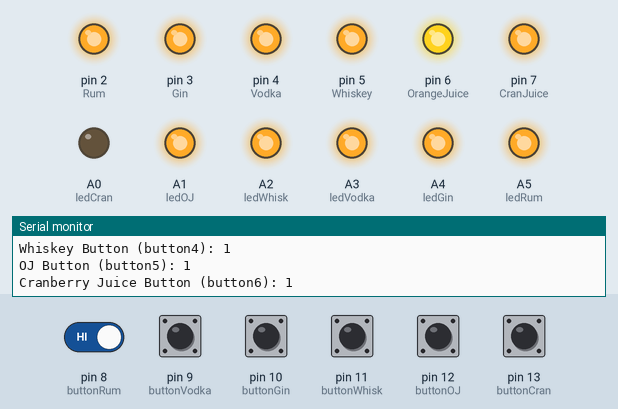
Simulated run of this sketch. Board: Arduino Uno, built with avr-gcc and run on an emulated ATmega328P. Shown: output pins drawn as LEDs (lit = HIGH), the last lines printed to the serial monitor. Dashed ring = blinking. The inputs (shaded band) are chosen by the test bench; at power-on: pin 8 (buttonRum), pin 9 (buttonVodka), pin 10 (buttonGin), pin 11 (buttonWhisk), pin 12 (buttonOJ), pin 13 (buttonCran) HIGH.

Above: at 17.25 s.
17.3 s: pin 8 (buttonRum) driven LOW
At 18.2 s:
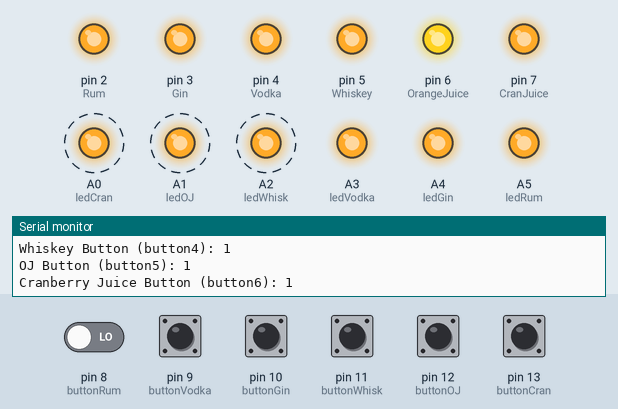
At 22.7 s:
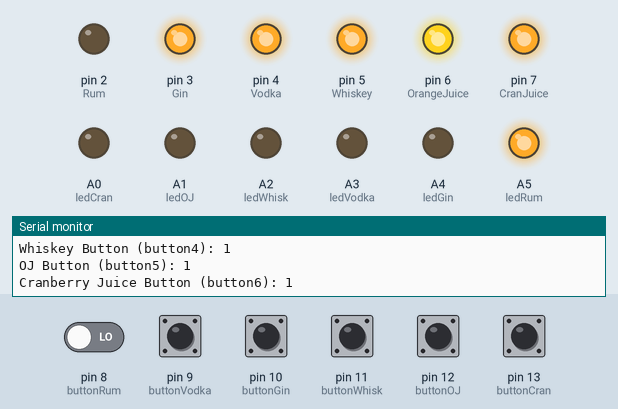
Timing chart, 0 to 54.9 s (numbered marks = the images above; inputs shaded):
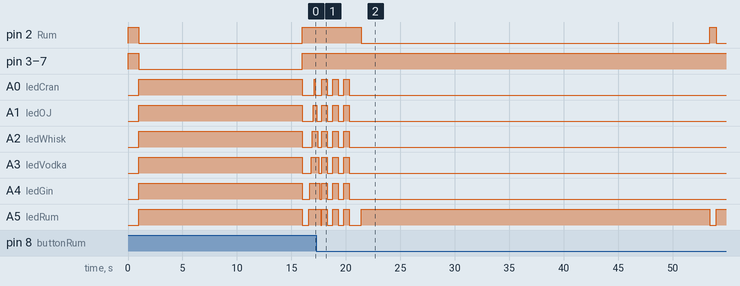

The sketch:

DrinkBot_Original_Code.ino
```cpp
/*This program is DrinkRobotMaiTie and makes the spectacular

* drink Margot's Mai Tai

* and was written by

*Ted Kinsman Rochester Institute of Technology

*March 2017 emkpph@rit.edu
*
*
*This code was editted by Tori Yuzik
*to create a variety of 7 different highballs
*modified 05 November 2017
*last modified 18 December 2017

*12 v DC motors pump 1 oz of liquor in 32 sec.

*/
// Pin Numbers for Pumps
const int Rum = 2; //(pump1)12VDC motor to pump rum on pin 2
const int Gin = 3; //(pump2)to pump gin connected to pin 3
const int Vodka = 4; //(pump3)to pump vodka connected to pin 4
const int Whiskey = 5; //(pump4)to pump Coke Zero connected to pin 5
const int OrangeJuice = 6; //(pump5)to pump Tonic Water connected to pin 6
const int CranJuice = 7; //(pump6) to pump Orange Juice connected to pin 7

// Pin Numbers for LEDs
const int ledRum = A5;
const int ledGin = A4;
const int ledVodka = A3;
const int ledWhisk = A2;
const int ledOJ = A1;
const int ledCran = A0;

//Pin Numbers for Buttons
const int buttonROJ = 9; // pin 9 is button for Rum and Orange Juice
const int buttonRum = 8; // pin 8 is button for Rum
const int buttonVodka = 9; // pin 9 is button for Vodka
const int buttonGin = 10; // pin 10 is button for Gin
const int buttonWhisk = 11; // pin 11 is button for Whiskey

const int buttonOJ = 12; // pin 12 is button for Orange Juice
const int buttonCran = 13; // pin 13 is button for Cranberry Juice

//Declare button states as variables
int buttonStateRum = 0;
int buttonStateVodka = 0;
int buttonStateGin = 0;
int buttonStateWhisk = 0;

int buttonStateOJ = 0;
int buttonStateCran = 0;

//Declare Functions to Mix Drinks
void makeRum();
void makeVodka();
void makeGin();
void makeWhisk();
void makeCran();
void makeOJ();
//Declare Function to Reset Buttons to High
void resetButtonsHigh();

void setup(){
Serial.begin(9600);

//initialize pump pins as outputs
pinMode(Rum, OUTPUT);
pinMode(Gin, OUTPUT);
pinMode(Vodka, OUTPUT);
pinMode(Whiskey, OUTPUT);
pinMode(CranJuice, OUTPUT);
pinMode(OrangeJuice, OUTPUT);

//Initialize LED pins as outputs
pinMode(ledRum, OUTPUT);
pinMode(ledGin, OUTPUT);
pinMode(ledVodka, OUTPUT);
pinMode(ledWhisk, OUTPUT);
pinMode(ledOJ, OUTPUT);
pinMode(ledCran, OUTPUT);


//initialize button pins as inputs
pinMode(buttonRum, INPUT);
pinMode(buttonVodka, INPUT);
pinMode(buttonGin, INPUT);
pinMode(buttonWhisk, INPUT);
pinMode(buttonOJ, INPUT);
pinMode(buttonCran, INPUT);

//set buttons to pull downs
digitalWrite(buttonRum, HIGH);
digitalWrite(buttonVodka, HIGH);
digitalWrite(buttonGin, HIGH);
digitalWrite(buttonWhisk, HIGH);
digitalWrite(buttonOJ, HIGH);
digitalWrite(buttonCran, HIGH);

//Turn LEDs Off
analogWrite (ledRum, 0);
analogWrite (ledGin, 0);
analogWrite (ledVodka, 0);
analogWrite (ledWhisk, 0);
analogWrite (ledOJ, 0);
analogWrite (ledCran, 0);

//Turn pumps off
digitalWrite (Rum, HIGH); //pump 1 off
digitalWrite (Gin, HIGH); //pump 2 off
digitalWrite (Vodka, HIGH); //pump 3 off
digitalWrite (Whiskey, HIGH); //pump 4 off
digitalWrite (OrangeJuice, HIGH);//pump 5 off
digitalWrite (CranJuice, HIGH);//pump 6 off

delay(1000); // let relays settle down before running the first time.

//Prime Pumps and Turn On LEDs
digitalWrite (Rum, LOW); //pump 1 prime
  analogWrite (ledRum, 255);
digitalWrite (Gin, LOW); //pump 2 prime
  analogWrite (ledGin, 255);
digitalWrite (Vodka, LOW); //pump 3 prime
  analogWrite (ledVodka, 255);
digitalWrite (Whiskey, LOW); //pump 4 prime
  analogWrite (ledWhisk, 255);
digitalWrite (OrangeJuice, LOW);//pump 5 prime
  analogWrite (ledOJ, 255);
digitalWrite (CranJuice, LOW);//pump 6 prime
  analogWrite (ledCran, 255);
delay (15000); //wait 15 seconds
//Turn pumps and LEDs Off
digitalWrite (Rum, HIGH); //pump 1 prime
  analogWrite (ledRum, 0);
digitalWrite (Gin, HIGH); //pump 2 prime
  analogWrite (ledGin, 0);
digitalWrite (Vodka, HIGH); //pump 3 prime
  analogWrite (ledVodka, 0);
digitalWrite (Whiskey, HIGH); //pump 4 prime
  analogWrite (ledWhisk, 0);
digitalWrite (OrangeJuice, HIGH);//pump 5 prime
  analogWrite (ledOJ, 0);
digitalWrite (CranJuice, HIGH);//pump 6 prime
  analogWrite (ledCran, 0);
}

void loop(){   //this part of the code loops and loops forever

//read the state of the pushbutton value
buttonStateRum = digitalRead(buttonRum);
buttonStateVodka = digitalRead(buttonVodka);
buttonStateGin = digitalRead(buttonGin);
buttonStateWhisk = digitalRead(buttonWhisk);
buttonStateOJ = digitalRead(buttonOJ);
buttonStateCran = digitalRead(buttonCran);

Serial.print("Rum Button (button1): ");
Serial.println(buttonStateRum);
Serial.print("Vodka Button (button2): ");
Serial.println(buttonStateVodka);
Serial.print("Gin Button (button3): ");
Serial.println(buttonStateGin);
Serial.print("Whiskey Button (button4): ");
Serial.println(buttonStateWhisk);
Serial.print("OJ Button (button5): ");
Serial.println(buttonStateOJ);
Serial.print("Cranberry Juice Button (button6): ");
Serial.println(buttonStateCran);
delay(500);

if (buttonStateRum == HIGH && buttonStateVodka == HIGH &&
buttonStateGin == HIGH && buttonStateWhisk == HIGH &&
buttonStateOJ == HIGH && buttonStateCran == HIGH){
  analogWrite (ledRum, 255);
  delay(100);
  analogWrite (ledGin, 255);
  delay(100);
  analogWrite (ledVodka, 255);
  delay(100);
  analogWrite (ledWhisk, 255);
  delay(100);
  analogWrite (ledOJ, 255);
  delay(100);
  analogWrite (ledCran, 255);
  delay(100);
  analogWrite (ledCran, 0);
  delay(100);
  analogWrite (ledOJ, 0);
  delay(100);
  analogWrite (ledWhisk, 0);
  delay(100);
  analogWrite (ledVodka, 0);
  delay(100);
  analogWrite (ledGin, 0);
  delay(100);
  analogWrite (ledRum, 0);
  delay(100);

  analogWrite (ledRum, 255);
  analogWrite (ledGin, 255);
  analogWrite (ledVodka, 255);
  analogWrite (ledWhisk, 255);
  analogWrite (ledOJ, 255);
  analogWrite (ledCran, 255);
  delay(500);
  analogWrite (ledRum, 0);
  analogWrite (ledGin, 0);
  analogWrite (ledVodka, 0);
  analogWrite (ledWhisk, 0);
  analogWrite (ledOJ, 0);
  analogWrite (ledCran, 0);
  delay(500);

  analogWrite (ledRum, 255);
  analogWrite (ledGin, 255);
  analogWrite (ledVodka, 255);
  analogWrite (ledWhisk, 255);
  analogWrite (ledOJ, 255);
  analogWrite (ledCran, 255);
  delay(500);
  analogWrite (ledRum, 0);
  analogWrite (ledGin, 0);
  analogWrite (ledVodka, 0);
  analogWrite (ledWhisk, 0);
  analogWrite (ledOJ, 0);
  analogWrite (ledCran, 0);
  delay(500);

  analogWrite (ledRum, 255);
  analogWrite (ledGin, 255);
  analogWrite (ledVodka, 255);
  analogWrite (ledWhisk, 255);
  analogWrite (ledOJ, 255);
  analogWrite (ledCran, 255);
  delay(500);
  analogWrite (ledRum, 0);
  analogWrite (ledGin, 0);
  analogWrite (ledVodka, 0);
  analogWrite (ledWhisk, 0);
  analogWrite (ledOJ, 0);
  analogWrite (ledCran, 0);
  delay(500);
  }

else if(buttonStateGin == HIGH &&
buttonStateVodka == HIGH && buttonStateWhisk == HIGH &&
buttonStateOJ == HIGH && buttonStateCran == HIGH && buttonStateRum == LOW){
  makeRum();
  resetButtonsHigh();
}

else if (buttonStateRum == HIGH && buttonStateVodka == LOW &&
buttonStateGin == HIGH && buttonStateWhisk == HIGH &&
buttonStateOJ == HIGH && buttonStateCran == HIGH){
  makeVodka();
  resetButtonsHigh();
}

else if (buttonStateRum == HIGH && buttonStateVodka == HIGH &&
buttonStateGin == LOW && buttonStateWhisk == HIGH &&
buttonStateOJ == HIGH && buttonStateCran == HIGH) {
  makeGin();
  resetButtonsHigh();
}

else if (buttonStateRum == HIGH && buttonStateVodka == HIGH &&
buttonStateGin == HIGH && buttonStateWhisk == LOW &&
buttonStateOJ == HIGH && buttonStateCran == HIGH){
  makeWhisk();
  resetButtonsHigh();
}

else if (buttonStateRum == HIGH && buttonStateVodka == HIGH &&
buttonStateGin == HIGH && buttonStateWhisk == HIGH &&
buttonStateOJ == HIGH && buttonStateCran == LOW) {
  makeCran();
  resetButtonsHigh();

}

else if (buttonStateRum == HIGH && buttonStateVodka == HIGH &&
buttonStateGin == HIGH && buttonStateWhisk == HIGH &&
buttonStateCran == HIGH && buttonStateOJ == LOW) {
  makeOJ();
  resetButtonsHigh();
  }
}

void makeRum(){
  digitalWrite(Rum, LOW); // turn on pump 1
    analogWrite(ledRum, 255);
  delay(32000); // wait 32 seconds
  digitalWrite(Rum, HIGH); // turn off pump 1
    analogWrite(ledRum, 0);
}

void makeVodka(){
  digitalWrite(Vodka, LOW); // turn on pump 3
    analogWrite(ledVodka, 255);
  delay(32000); // wait 32 seconds
  digitalWrite(Vodka, HIGH); // turn off pump 3
    analogWrite(ledVodka, 0);
}

void makeGin(){
  digitalWrite(Gin, LOW); // turn on pump 2
    analogWrite(ledGin, 255);
  delay(32000); // wait 32 seconds
  digitalWrite(Gin, HIGH); // turn off pump 2
    analogWrite(ledGin, 0);
}

void makeWhisk(){
  digitalWrite(Whiskey, LOW); // turn on pump 4
    analogWrite(ledWhisk, 255);
  delay(32000); // wait 32 seconds
  digitalWrite(Whiskey, HIGH); // turn off pump 4
    analogWrite(ledWhisk, 0);
}

void makeOrangeJuice(){
  digitalWrite(OrangeJuice, LOW); // turn on pump 5
    analogWrite(ledOJ, 255);
  delay(237000); // wait 237 seconds
  digitalWrite(OrangeJuice, HIGH); // turn off pump 5
    analogWrite(ledOJ, 0);
}
void makeCran(){
  digitalWrite(CranJuice, LOW); // turn on pump 6
    analogWrite(ledCran, 255);
  delay(237000); // wait 237 seconds
  digitalWrite(CranJuice, HIGH); // turn off pump 6
    analogWrite(ledCran, 0);
}

void resetButtonsHigh(){
  digitalWrite (buttonRum, HIGH); //button1
  digitalWrite (buttonVodka, HIGH); //button2
  digitalWrite (buttonGin, HIGH); //button3
  digitalWrite (buttonWhisk, HIGH); //button4
  digitalWrite (buttonOJ, HIGH); //button5
  digitalWrite (buttonCran, HIGH); //button6
}
```

Measured:
- after the input at 17.3 s, pin 2 (Rum): HIGH → LOW after 4.1 s, → HIGH 32.0 s later, → LOW 0.61 s later; A0 (ledCran), A1 (ledOJ), A2 (ledWhisk), A3 (ledVodka), A4 (ledGin): goes on until 20.3 s, then stays LOW
